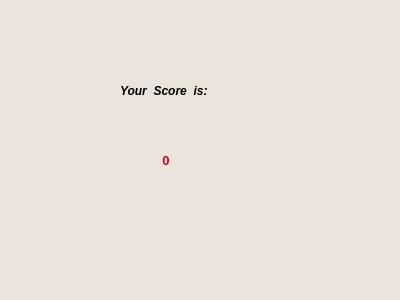
<?xml version="1.0" encoding="UTF-8"?>
<ui version="4.0">
 <class>Dialog</class>
 <widget class="QDialog" name="Dialog">
  <property name="geometry">
   <rect>
    <x>0</x>
    <y>0</y>
    <width>400</width>
    <height>300</height>
   </rect>
  </property>
  <property name="windowTitle">
   <string>Dialog</string>
  </property>
  <property name="styleSheet">
   <string notr="true">background-color: rgb(234, 228, 221);</string>
  </property>
  <widget class="QLabel" name="label">
   <property name="geometry">
    <rect>
     <x>120</x>
     <y>70</y>
     <width>161</width>
     <height>41</height>
    </rect>
   </property>
   <property name="font">
    <font>
     <pointsize>9</pointsize>
     <weight>75</weight>
     <italic>true</italic>
     <bold>true</bold>
    </font>
   </property>
   <property name="text">
    <string>Your  Score  is:</string>
   </property>
  </widget>
  <widget class="QLabel" name="Net_score">
   <property name="geometry">
    <rect>
     <x>130</x>
     <y>140</y>
     <width>101</width>
     <height>41</height>
    </rect>
   </property>
   <property name="font">
    <font>
     <pointsize>10</pointsize>
     <weight>75</weight>
     <bold>true</bold>
    </font>
   </property>
   <property name="styleSheet">
    <string notr="true">color: rgb(200, 0, 30);</string>
   </property>
   <property name="text">
    <string>         0</string>
   </property>
  </widget>
 </widget>
 <resources/>
 <connections/>
</ui>
